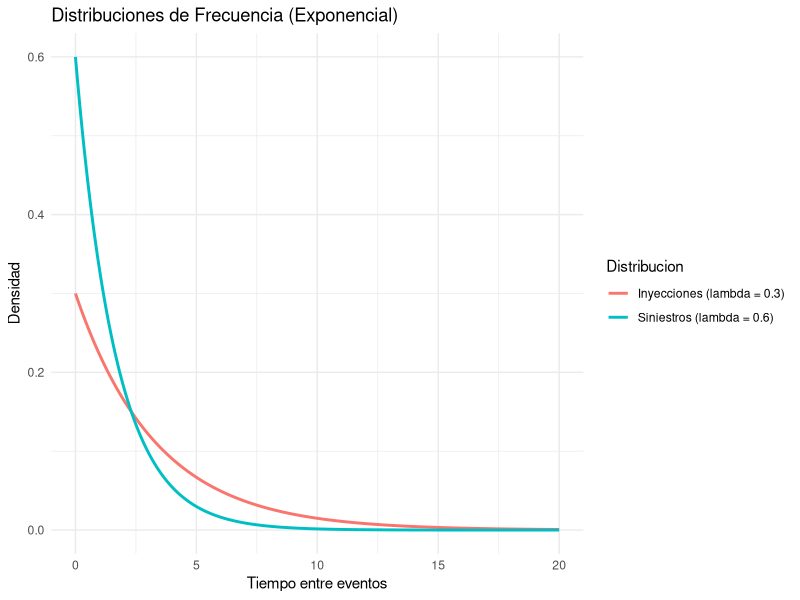
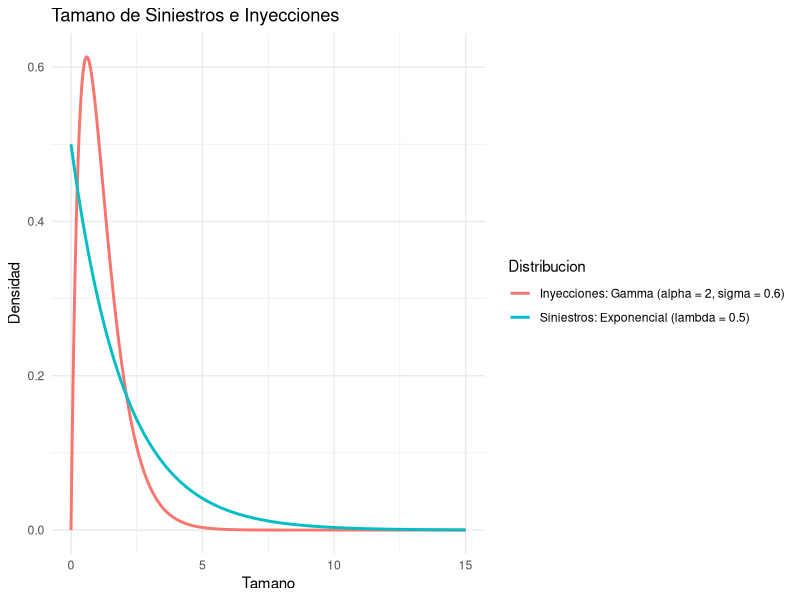

These figures' R source, in order:
set.seed(89)  # para reproducibilidad

### DISTRIBUCIONES ###

# PARTE IV: Sensibilidad al horizonte temporal

### Fijos ###

## Parametros de frecuencia
# Parametros de la distribucion de arribos de siniestros (Exponencial)
lambda <- 0.6
# Parametros de la distribucion de arribos de inyecciones (Exponencial)
lambda_2 <- 0.3

## Parametros de tamano
# Parametros de la distribucion de tamanos de siniestros (Exponencial)
lambda_3 <- 0.5
# Parametros de la distribucion de tamanos de inyecciones (Gamma)
alpha <- 2
sigma <- 0.6

### GRAFICAS ###

library(ggplot2)
if (!require(dplyr)) install.packages("dplyr")
library(dplyr)

# Frecuencias
x_freq <- seq(0, 20, length.out = 1000)
df_freq <- data.frame(
  x = rep(x_freq, 2),
  densidad = c(dexp(x_freq, rate = lambda),
               dexp(x_freq, rate = lambda_2)),
  tipo = rep(c("Siniestros (lambda = 0.6)", "Inyecciones (lambda = 0.3)"), each = length(x_freq))
)

ggplot(df_freq, aes(x = x, y = densidad, color = tipo)) +
  geom_line(size = 1) +
  labs(title = "Distribuciones de Frecuencia (Exponencial)",
       x = "Tiempo entre eventos", y = "Densidad",
       color = "Distribucion") +
  theme_minimal()

# Tamanos Fijos
x_tamano <- seq(0, 15, length.out = 1000)

df_tamanos <- data.frame(
  x = rep(x_tamano, 2),
  densidad = c(
    dexp(x_tamano, rate = lambda_3),
    dgamma(x_tamano, shape = alpha, scale = sigma)
  ),
  tipo = rep(c("Siniestros: Exponencial (lambda = 0.5)", 
               "Inyecciones: Gamma (alpha = 2, sigma = 0.6)"), each = length(x_tamano))
)

ggplot(df_tamanos, aes(x = x, y = densidad, color = tipo)) +
  geom_line(size = 1) +
  labs(title = "Tamano de Siniestros e Inyecciones",
       x = "Tamano", y = "Densidad",
       color = "Distribucion") +
  theme_minimal()
